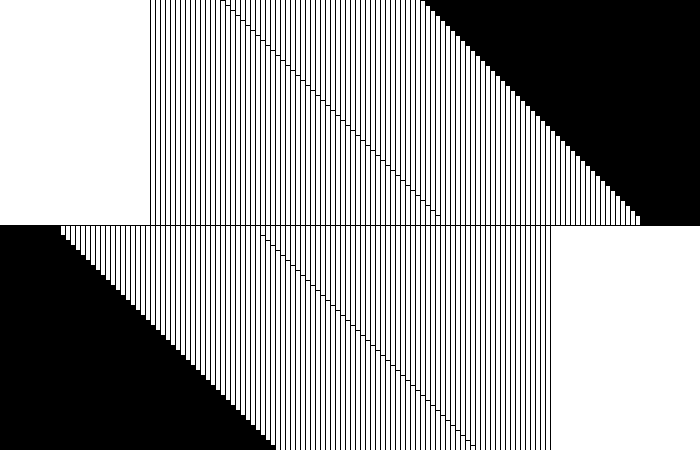
Frame 1 (no input)
Frame 60 (the mouse pressed at the canvas centre just before this capture): identical to frame 1, image omitted
Frame 120 (the mouse held since frame 60 and released just before this capture): identical to frame 1, image omitted

The Processing sketch that drew this single still picture (run headless with seeded random() and noise(); from frame 60 on, the mouse is pressed at the canvas centre):

// Processing sketch: processing_61249
// ── processing_61249.pde

void setup() {
  size(700, 450);
  background(0);
  smooth();
  frameRate(10);
}

void draw() {
  for (int i = 10; i <= 700; i = i+5) {
    rect(50+i, height/2, i, i);
    rect(650-i, height/2, -i, -i);
  }
  for (int i = 10; i <= 300; i = i+5) {
    rect(250+i, height/2, i, i);
    rect(450-i, height/2, -i, -i);
  }
  
   }
   


  // for(int j = 10; j <= width; j = j/2){
  // ellipse
